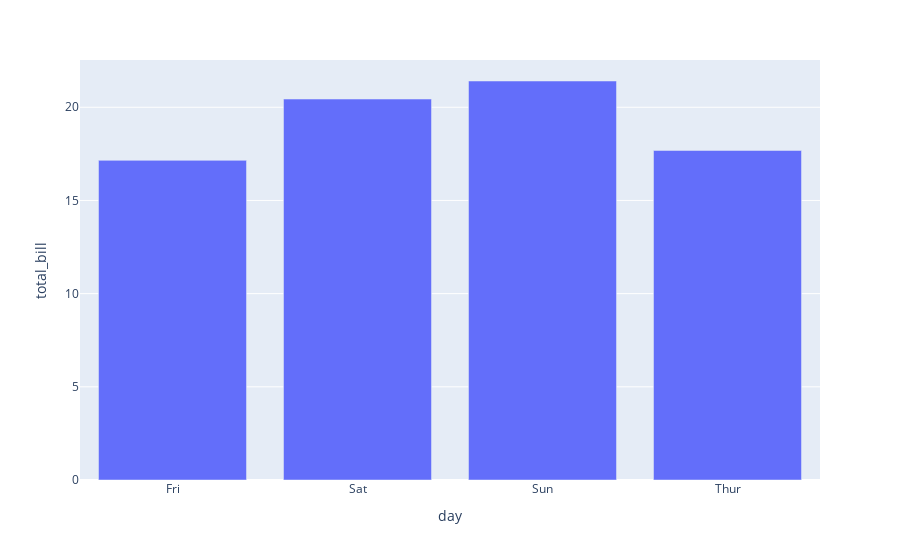

Source (notebook cell):
### Code cell
px.bar(dfres,'day','total_bill')

### Figure 1 — Plotly figure (JSON) as saved in the notebook; plotly's stock layout.template omitted (floating-point values rounded to 4 significant figures)
{"data": [{"alignmentgroup": "True", "hovertemplate": "day=%{x}<br>total_bill=%{y}<extra></extra>", "legendgroup": "", "marker": {"color": "#636efa", "pattern": {"shape": ""}}, "name": "", "offsetgroup": "", "orientation": "v", "showlegend": false, "textposition": "auto", "type": "bar", "x": ["Fri", "Sat", "Sun", "Thur"], "xaxis": "x", "y": [17.15, 20.44, 21.41, 17.68], "yaxis": "y"}], "layout": {"autosize": true, "barmode": "relative", "legend": {"tracegroupgap": 0}, "margin": {"t": 60}, "xaxis": {"anchor": "y", "autorange": true, "domain": [0, 1], "range": [-0.5, 3.5], "title": {"text": "day"}, "type": "category"}, "yaxis": {"anchor": "x", "autorange": true, "domain": [0, 1], "range": [0, 22.54], "title": {"text": "total_bill"}, "type": "linear"}}}
